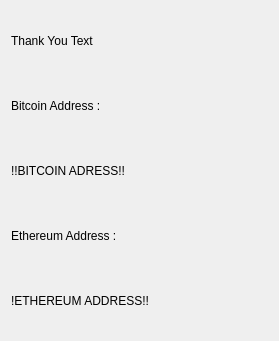
<?xml version="1.0" encoding="UTF-8"?>
<ui version="4.0">
 <class>Dialog_donate</class>
 <widget class="QDialog" name="Dialog_donate">
  <property name="windowModality">
   <enum>Qt::ApplicationModal</enum>
  </property>
  <property name="geometry">
   <rect>
    <x>0</x>
    <y>0</y>
    <width>279</width>
    <height>341</height>
   </rect>
  </property>
  <property name="windowTitle">
   <string>Donate</string>
  </property>
  <layout class="QVBoxLayout" name="verticalLayout">
   <item>
    <widget class="QLabel" name="label">
     <property name="text">
      <string>Thank You Text</string>
     </property>
    </widget>
   </item>
   <item>
    <widget class="QLabel" name="label_5">
     <property name="text">
      <string>Bitcoin Address :</string>
     </property>
    </widget>
   </item>
   <item>
    <widget class="QLabel" name="label_2">
     <property name="text">
      <string>!!BITCOIN ADRESS!!</string>
     </property>
    </widget>
   </item>
   <item>
    <widget class="QLabel" name="label_4">
     <property name="text">
      <string>Ethereum Address :</string>
     </property>
    </widget>
   </item>
   <item>
    <widget class="QLabel" name="label_3">
     <property name="text">
      <string>!ETHEREUM ADDRESS!!</string>
     </property>
    </widget>
   </item>
  </layout>
 </widget>
 <resources/>
 <connections/>
</ui>
